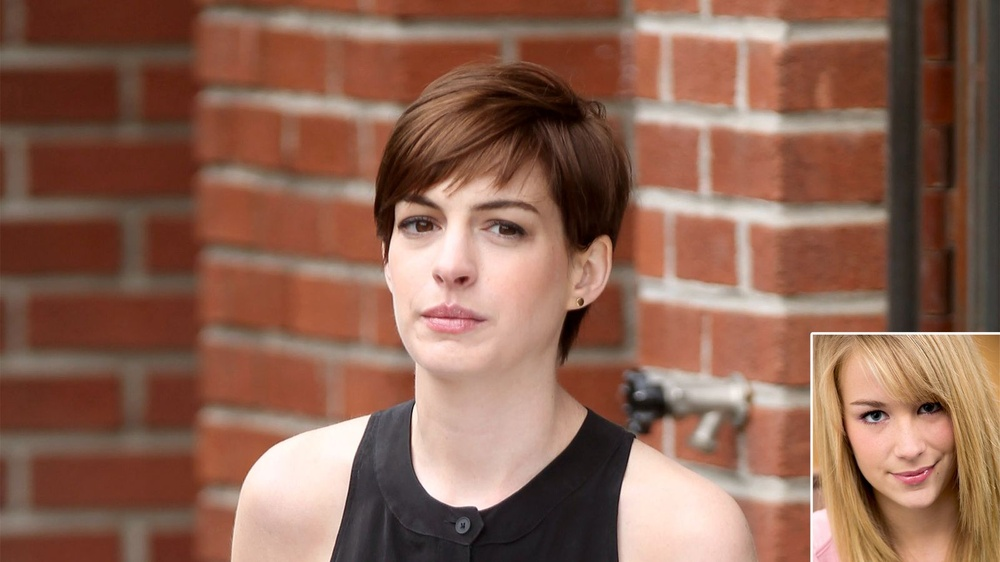
#> input picture example/2395.jpg, 1000 x 562 px, shrunk from 1600 x 900 before the run
$ python -i ghost.py   (imports and definitions only)
#> lines starting #> are read from the running program, lines starting #| are printed output that depends on the picture
import cv2
import os


def ghost(image_path, quality_range=(75, 100), threshold=30, output_dir="output", filename="ghost.png"):
#> called with image_path = '../../../example/2395.jpg', quality_range = (75, 100), threshold = 30, output_dir = 'output', filename = 'ghost.png'
    image = cv2.imread(image_path)
#> image is the input picture: shape (562, 1000, 3); mean B, G, R 82.6, 99.9, 141.2
    if image is None:
        raise ValueError(f"Image at path {image_path} could not be loaded.")

    gray_image = cv2.cvtColor(image, cv2.COLOR_BGR2GRAY)
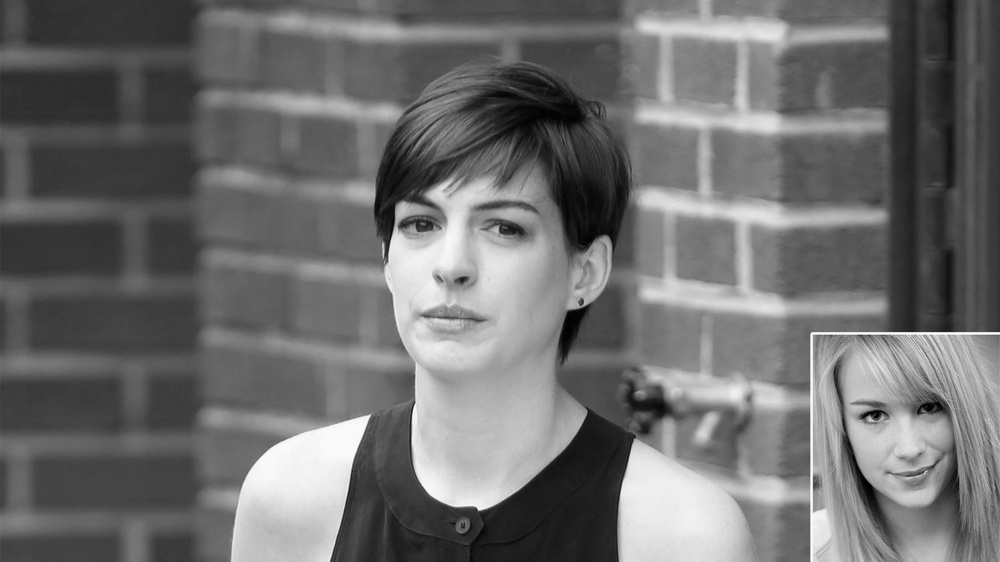
#> gray_image: shape (562, 1000); min 0, max 255, mean 110.3
    base_filename = os.path.splitext(filename)[0]  # Remove extension

    results = []

    for quality in range(quality_range[0], quality_range[1] + 1, 5):
        encode_param = [int(cv2.IMWRITE_JPEG_QUALITY), quality]
        _, encoded_img = cv2.imencode('.jpg', gray_image, encode_param)
        recompressed = cv2.imdecode(encoded_img, cv2.IMREAD_GRAYSCALE)

        if recompressed is None or recompressed.shape != gray_image.shape:
            continue

        diff = cv2.absdiff(gray_image, recompressed)
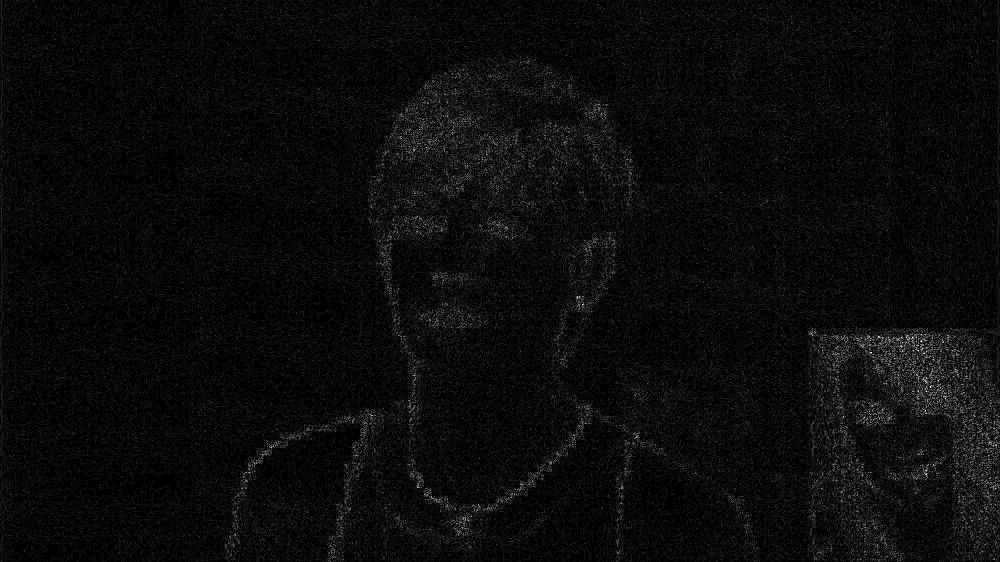
#> diff: shape (562, 1000); min 0, max 27, mean 1.2; drawn with min black and max white
        diff_normalized = cv2.normalize(diff, None, 0, 255, cv2.NORM_MINMAX)
        _, diff_thresholded = cv2.threshold(
            diff_normalized, threshold, 255, cv2.THRESH_BINARY)
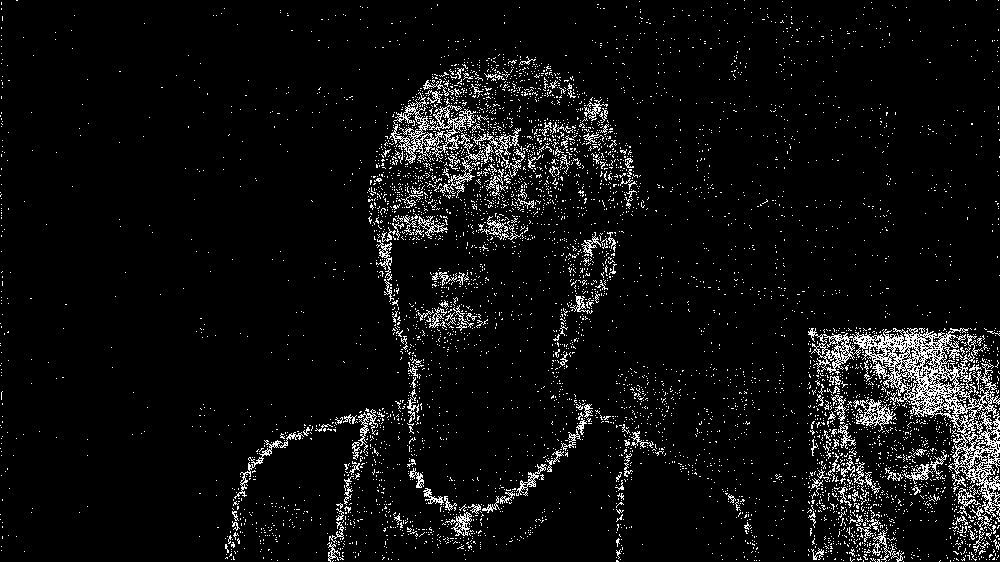
#> diff_thresholded: shape (562, 1000); 5.7% white in thin lines or dots

        output_filename = f"{base_filename}_{quality}.png"
        output_path = os.path.join(output_dir, output_filename)

        cv2.imwrite(output_path, diff_thresholded)

        results.append((quality, output_path))

    return results

>>> result = ghost('../../../example/2395.jpg')
#> result = [(75, 'output/ghost_75.png'), (80, 'output/ghost_80.png'), (85, 'output/ghost_85.png'), (90, 'output/ghost_90.png'), (95, 'output/ghost_95.png'), (100, 'output/ghost_100.png')]
